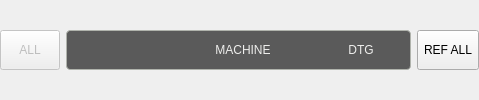
       <widget class="QWidget" name="dros_header_layout" native="true">
        <property name="minimumSize">
         <size>
          <width>0</width>
          <height>42</height>
         </size>
        </property>
        <layout class="QHBoxLayout" name="horizontalLayout_79">
         <property name="leftMargin">
          <number>0</number>
         </property>
         <property name="topMargin">
          <number>0</number>
         </property>
         <property name="rightMargin">
          <number>0</number>
         </property>
         <property name="bottomMargin">
          <number>0</number>
         </property>
         <item>
          <widget class="MDIButton" name="zero_all_button">
           <property name="enabled">
            <bool>false</bool>
           </property>
           <property name="sizePolicy">
            <sizepolicy hsizetype="Fixed" vsizetype="Preferred">
             <horstretch>0</horstretch>
             <verstretch>0</verstretch>
            </sizepolicy>
           </property>
           <property name="minimumSize">
            <size>
             <width>60</width>
             <height>40</height>
            </size>
           </property>
           <property name="maximumSize">
            <size>
             <width>60</width>
             <height>40</height>
            </size>
           </property>
           <property name="focusPolicy">
            <enum>Qt::NoFocus</enum>
           </property>
           <property name="layoutDirection">
            <enum>Qt::LeftToRight</enum>
           </property>
           <property name="styleSheet">
            <string notr="true">MDIButton {
   	font: 14pt &quot;Bebas Kai&quot;;
}</string>
           </property>
           <property name="text">
            <string>ALL</string>
           </property>
           <property name="icon">
            <iconset resource="../../../../src/probe_basic/probe_basic.qrc">
             <normaloff>:/images/zero.png</normaloff>:/images/zero.png</iconset>
           </property>
           <property name="iconSize">
            <size>
             <width>20</width>
             <height>20</height>
            </size>
           </property>
           <property name="rules" stdset="0">
            <string>[
    {
        &quot;channels&quot;: [
            {
                &quot;url&quot;: &quot;status:g5x_index&quot;,
                &quot;trigger&quot;: true,
                &quot;type&quot;: &quot;int&quot;
            }
        ],
        &quot;expression&quot;: &quot;&quot;,
        &quot;name&quot;: &quot;G5x Index&quot;,
        &quot;property&quot;: &quot;None&quot;
    }
]</string>
           </property>
           <property name="MDICommand" stdset="0">
            <string>G10 L20 P{ch[0]} X0.0 Y0.0 Z0.0 C0.0</string>
           </property>
          </widget>
         </item>
         <item>
          <widget class="QFrame" name="column_header_frame">
           <property name="sizePolicy">
            <sizepolicy hsizetype="Preferred" vsizetype="Fixed">
             <horstretch>0</horstretch>
             <verstretch>0</verstretch>
            </sizepolicy>
           </property>
           <property name="minimumSize">
            <size>
             <width>0</width>
             <height>40</height>
            </size>
           </property>
           <property name="maximumSize">
            <size>
             <width>16777215</width>
             <height>40</height>
            </size>
           </property>
           <property name="styleSheet">
            <string notr="true">.QFrame{
    border-style: solid;
    border-color: rgb(176, 179,172);
    border-width: 1px;
    border-radius: 4px;
    background-color: rgb(90, 90, 90);
    padding: -5px;
}</string>
           </property>
           <property name="frameShape">
            <enum>QFrame::StyledPanel</enum>
           </property>
           <property name="frameShadow">
            <enum>QFrame::Raised</enum>
           </property>
           <layout class="QHBoxLayout" name="horizontalLayout_168">
            <property name="spacing">
             <number>18</number>
            </property>
            <property name="leftMargin">
             <number>9</number>
            </property>
            <property name="rightMargin">
             <number>0</number>
            </property>
            <item>
             <widget class="StatusLabel" name="work_column_header">
              <property name="sizePolicy">
               <sizepolicy hsizetype="Fixed" vsizetype="Fixed">
                <horstretch>0</horstretch>
                <verstretch>0</verstretch>
               </sizepolicy>
              </property>
              <property name="minimumSize">
               <size>
                <width>100</width>
                <height>17</height>
               </size>
              </property>
              <property name="maximumSize">
               <size>
                <width>100</width>
                <height>17</height>
               </size>
              </property>
              <property name="styleSheet">
               <string notr="true">QLabel{
    color: rgb(238, 238, 236);
	font: 16pt &quot;Bebas Kai&quot;;
    padding-left: 6px;
}</string>
              </property>
              <property name="alignment">
               <set>Qt::AlignCenter</set>
              </property>
              <property name="rules" stdset="0">
               <string>[{&quot;channels&quot;: [{&quot;url&quot;: &quot;status:g5x_index?text&quot;, &quot;trigger&quot;: true}], &quot;property&quot;: &quot;Text&quot;, &quot;expression&quot;: &quot;ch[0] + ' WORK'\n&quot;, &quot;name&quot;: &quot;WCS Header&quot;}]</string>
              </property>
             </widget>
            </item>
            <item>
             <widget class="QLabel" name="machine_column_header">
              <property name="enabled">
               <bool>false</bool>
              </property>
              <property name="sizePolicy">
               <sizepolicy hsizetype="Fixed" vsizetype="Fixed">
                <horstretch>0</horstretch>
                <verstretch>0</verstretch>
               </sizepolicy>
              </property>
              <property name="minimumSize">
               <size>
                <width>100</width>
                <height>17</height>
               </size>
              </property>
              <property name="maximumSize">
               <size>
                <width>100</width>
                <height>17</height>
               </size>
              </property>
              <property name="styleSheet">
               <string notr="true">QLabel{
    color: rgb(238, 238, 236);
	font: 16pt &quot;Bebas Kai&quot;;
}</string>
              </property>
              <property name="text">
               <string>MACHINE</string>
              </property>
              <property name="alignment">
               <set>Qt::AlignCenter</set>
              </property>
             </widget>
            </item>
            <item>
             <widget class="QLabel" name="dtg_column_header">
              <property name="sizePolicy">
               <sizepolicy hsizetype="Fixed" vsizetype="Fixed">
                <horstretch>0</horstretch>
                <verstretch>0</verstretch>
               </sizepolicy>
              </property>
              <property name="minimumSize">
               <size>
                <width>100</width>
                <height>17</height>
               </size>
              </property>
              <property name="maximumSize">
               <size>
                <width>100</width>
                <height>17</height>
               </size>
              </property>
              <property name="styleSheet">
               <string notr="true">QLabel{
    color: rgb(238, 238, 236);
	font: 16pt &quot;Bebas Kai&quot;;
}</string>
              </property>
              <property name="text">
               <string>DTG</string>
              </property>
              <property name="alignment">
               <set>Qt::AlignCenter</set>
              </property>
             </widget>
            </item>
           </layout>
          </widget>
         </item>
         <item>
          <widget class="ActionButton" name="ref_all_button">
           <property name="sizePolicy">
            <sizepolicy hsizetype="Fixed" vsizetype="Fixed">
             <horstretch>1</horstretch>
             <verstretch>0</verstretch>
            </sizepolicy>
           </property>
           <property name="minimumSize">
            <size>
             <width>62</width>
             <height>40</height>
            </size>
           </property>
           <property name="maximumSize">
            <size>
             <width>62</width>
             <height>40</height>
            </size>
           </property>
           <property name="focusPolicy">
            <enum>Qt::NoFocus</enum>
           </property>
           <property name="styleSheet">
            <string notr="true">QPushButton {
   	font: 15pt &quot;Bebas Kai&quot;;
}</string>
           </property>
           <property name="text">
            <string>REF ALL</string>
           </property>
           <property name="rules" stdset="0">
            <string>[{&quot;channels&quot;: [{&quot;url&quot;: &quot;status:all_axes_homed&quot;, &quot;trigger&quot;: true}], &quot;property&quot;: &quot;Text&quot;, &quot;expression&quot;: &quot;'HOMED' if ch[0] else 'REF ALL'&quot;, &quot;name&quot;: &quot;reference_all&quot;}, {&quot;name&quot;: &quot;home_inhibit&quot;, &quot;property&quot;: &quot;Enable&quot;, &quot;expression&quot;: &quot;not (ch[0] or ch[1] or ch[2] or ch[3])&quot;, &quot;channels&quot;: [{&quot;url&quot;: &quot;status:joint.0.homing&quot;, &quot;trigger&quot;: true}, {&quot;url&quot;: &quot;status:joint.1.homing&quot;, &quot;trigger&quot;: true}, {&quot;url&quot;: &quot;status:joint.2.homing&quot;, &quot;trigger&quot;: true}, {&quot;url&quot;: &quot;status:joint.3.homing&quot;, &quot;trigger&quot;: true}]}]</string>
           </property>
           <property name="actionName" stdset="0">
            <string>machine.home.all</string>
           </property>
          </widget>
         </item>
        </layout>
       </widget>
